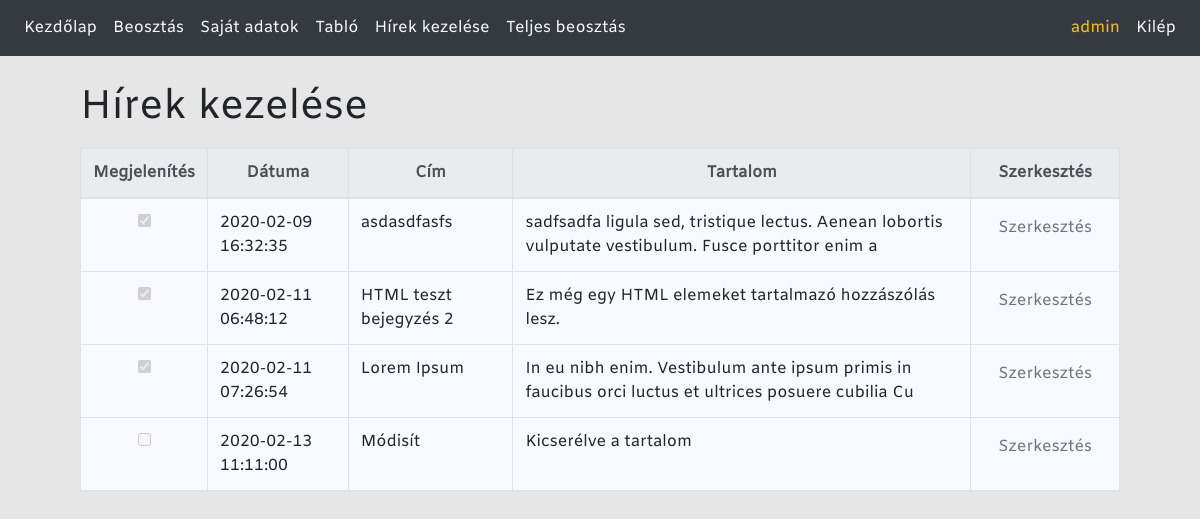
Screenshot of /news_controller.php (signed in) with the database file from the repository.
### tables this page shows
CREATE TABLE `news` (
  `id` int(11) NOT NULL,
  `author` int(11) NOT NULL,
  `title` varchar(100) NOT NULL,
  `content` mediumtext NOT NULL,
  `public` tinyint(1) NOT NULL DEFAULT '1',
  `creation_date` datetime NOT NULL DEFAULT CURRENT_TIMESTAMP
);

### news_controller.php (the view, shortened to what this page needs)
<?php
require_once('config/init.php');
$userid = $_SESSION['userid'];
$sql = 'SELECT * FROM news WHERE author = ' . $userid . ' ORDER BY creation_date ASC';
$res = $con->query($sql);
$content = '<table class="table table-bordered table-hover">'
        . '<thead class="thead-light">'
        . '<tr class="text-center">'
        . '<th>Megjelenítés</th>'
        . '<th>Dátuma</th>'
        . '<th>Cím</th>'
        . '<th>Tartalom</th>'
        . '<th>Szerkesztés</th>'
        . '</tr>'
        . '</thead>';
while ($row = $res->fetch_assoc()) {
    $comment = substr($row['content'], 0, 100);
    $comment = strip_tags($comment);
    $public = $row['public']?'checked':'';
    $content .= '<tr>'
            . '<td class="text-center"><input type="checkbox" name="" value="" '.$public.' disabled></td>'
            . '<td>' . $row['creation_date'] . '</td>'
            . '<td>' . $row['title'] . '</td>'
            . '<td>' . $comment . '</td>'
            . '<td class="text-center">'
                . '<form action="news_update.php" method="post">'
                . '<input type="hidden" name="news_id" value="'.$row['id'].'">'
                . '<input class="btn btn-outline-secondary" type="submit" value="Szerkesztés">'
                . '</form>'
            . '</td>'
            . '</tr>';
}
$content .= '</table>';
echo '<div class="mycontainer">';
echo '<h1 class="mt-2 mb-3">Hírek kezelése</h1>';
echo $content;
echo '</div>';

### Style/style.css (style rules this page uses)
body { margin: 0; padding: 0; box-sizing: border-box; font-family: myFirstFont; background-color: rgb(230,230,230); }
a:link, a:visited, a:hover, a:active { color: white; text-decoration: none; }
.table { background-color: ghostwhite; }
.mycontainer { padding: 20px; width: 90%; margin: auto; }
input[type=submit] { padding:5px 15px; border: 0 none; cursor:pointer; margin-left: 20px; }
table input[type=submit] { margin-left: 0; }

### rows the page displays
news: creation_date "2020-02-09 16:32:35", title "asdasdfasfs", content "sadfsadfa ligula sed, tristique lectus. Aenean lobortis vulputate vestibulum. Fusce porttitor enim a"
news: creation_date "2020-02-11 06:48:12", title "HTML teszt bejegyzés 2", content "Ez még egy HTML elemeket tartalmazó hozzászólás lesz."
news: creation_date "2020-02-11 07:26:54", title "Lorem Ipsum", content "In eu nibh enim. Vestibulum ante ipsum primis in faucibus orci luctus et ultrices posuere cubilia Cu"
news: creation_date "2020-02-13 11:11:00", title "Módisít", content "Kicserélve a tartalom"

### other values shown
$menu "Kezdőlap"
$_SESSION['username'] "admin"
